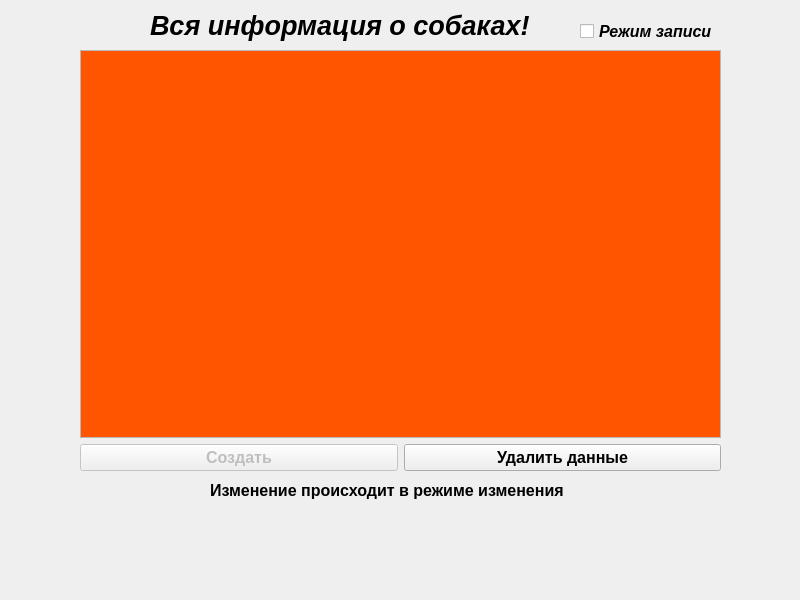
<?xml version="1.0" encoding="UTF-8"?>
<ui version="4.0">
 <class>MainWindow</class>
 <widget class="QMainWindow" name="MainWindow">
  <property name="geometry">
   <rect>
    <x>0</x>
    <y>0</y>
    <width>800</width>
    <height>600</height>
   </rect>
  </property>
  <property name="font">
   <font>
    <pointsize>12</pointsize>
    <weight>75</weight>
    <bold>true</bold>
   </font>
  </property>
  <property name="windowTitle">
   <string>MainWindow</string>
  </property>
  <widget class="QWidget" name="centralwidget">
   <widget class="QWidget" name="layoutWidget">
    <property name="geometry">
     <rect>
      <x>80</x>
      <y>50</y>
      <width>641</width>
      <height>421</height>
     </rect>
    </property>
    <layout class="QGridLayout" name="gridLayout">
     <item row="1" column="0">
      <layout class="QHBoxLayout" name="horizontalLayout">
       <item>
        <widget class="QPushButton" name="create_btn">
         <property name="enabled">
          <bool>false</bool>
         </property>
         <property name="font">
          <font>
           <pointsize>12</pointsize>
           <weight>75</weight>
           <bold>true</bold>
          </font>
         </property>
         <property name="text">
          <string>Создать</string>
         </property>
        </widget>
       </item>
       <item>
        <widget class="QPushButton" name="delete_btn">
         <property name="text">
          <string>Удалить данные</string>
         </property>
        </widget>
       </item>
      </layout>
     </item>
     <item row="0" column="0">
      <widget class="QTableView" name="tableView">
       <property name="palette">
        <palette>
         <active>
          <colorrole role="Light">
           <brush brushstyle="SolidPattern">
            <color alpha="255">
             <red>255</red>
             <green>85</green>
             <blue>0</blue>
            </color>
           </brush>
          </colorrole>
          <colorrole role="BrightText">
           <brush brushstyle="SolidPattern">
            <color alpha="255">
             <red>255</red>
             <green>85</green>
             <blue>0</blue>
            </color>
           </brush>
          </colorrole>
          <colorrole role="Base">
           <brush brushstyle="SolidPattern">
            <color alpha="255">
             <red>255</red>
             <green>85</green>
             <blue>0</blue>
            </color>
           </brush>
          </colorrole>
         </active>
         <inactive>
          <colorrole role="Light">
           <brush brushstyle="SolidPattern">
            <color alpha="255">
             <red>255</red>
             <green>85</green>
             <blue>0</blue>
            </color>
           </brush>
          </colorrole>
          <colorrole role="BrightText">
           <brush brushstyle="SolidPattern">
            <color alpha="255">
             <red>255</red>
             <green>85</green>
             <blue>0</blue>
            </color>
           </brush>
          </colorrole>
          <colorrole role="Base">
           <brush brushstyle="SolidPattern">
            <color alpha="255">
             <red>255</red>
             <green>85</green>
             <blue>0</blue>
            </color>
           </brush>
          </colorrole>
         </inactive>
         <disabled>
          <colorrole role="Light">
           <brush brushstyle="SolidPattern">
            <color alpha="255">
             <red>255</red>
             <green>85</green>
             <blue>0</blue>
            </color>
           </brush>
          </colorrole>
          <colorrole role="BrightText">
           <brush brushstyle="SolidPattern">
            <color alpha="255">
             <red>255</red>
             <green>85</green>
             <blue>0</blue>
            </color>
           </brush>
          </colorrole>
          <colorrole role="Base">
           <brush brushstyle="SolidPattern">
            <color alpha="255">
             <red>240</red>
             <green>240</green>
             <blue>240</blue>
            </color>
           </brush>
          </colorrole>
         </disabled>
        </palette>
       </property>
       <property name="font">
        <font>
         <pointsize>10</pointsize>
         <weight>75</weight>
         <bold>true</bold>
        </font>
       </property>
      </widget>
     </item>
    </layout>
   </widget>
   <widget class="QCheckBox" name="checkBox">
    <property name="geometry">
     <rect>
      <x>580</x>
      <y>20</y>
      <width>141</width>
      <height>22</height>
     </rect>
    </property>
    <property name="font">
     <font>
      <pointsize>12</pointsize>
      <weight>75</weight>
      <italic>true</italic>
      <bold>true</bold>
     </font>
    </property>
    <property name="text">
     <string>Режим записи</string>
    </property>
   </widget>
   <widget class="QLabel" name="label">
    <property name="geometry">
     <rect>
      <x>150</x>
      <y>10</y>
      <width>441</width>
      <height>31</height>
     </rect>
    </property>
    <property name="palette">
     <palette>
      <active>
       <colorrole role="Text">
        <brush brushstyle="SolidPattern">
         <color alpha="255">
          <red>0</red>
          <green>0</green>
          <blue>127</blue>
         </color>
        </brush>
       </colorrole>
       <colorrole role="PlaceholderText">
        <brush brushstyle="SolidPattern">
         <color alpha="128">
          <red>0</red>
          <green>0</green>
          <blue>127</blue>
         </color>
        </brush>
       </colorrole>
      </active>
      <inactive>
       <colorrole role="Text">
        <brush brushstyle="SolidPattern">
         <color alpha="255">
          <red>0</red>
          <green>0</green>
          <blue>127</blue>
         </color>
        </brush>
       </colorrole>
       <colorrole role="PlaceholderText">
        <brush brushstyle="SolidPattern">
         <color alpha="128">
          <red>0</red>
          <green>0</green>
          <blue>127</blue>
         </color>
        </brush>
       </colorrole>
      </inactive>
      <disabled>
       <colorrole role="Text">
        <brush brushstyle="SolidPattern">
         <color alpha="255">
          <red>120</red>
          <green>120</green>
          <blue>120</blue>
         </color>
        </brush>
       </colorrole>
       <colorrole role="PlaceholderText">
        <brush brushstyle="SolidPattern">
         <color alpha="128">
          <red>0</red>
          <green>0</green>
          <blue>0</blue>
         </color>
        </brush>
       </colorrole>
      </disabled>
     </palette>
    </property>
    <property name="font">
     <font>
      <family>MS Sans Serif</family>
      <pointsize>20</pointsize>
      <weight>75</weight>
      <italic>true</italic>
      <bold>true</bold>
     </font>
    </property>
    <property name="text">
     <string>Вся информация о собаках!</string>
    </property>
   </widget>
   <widget class="QLabel" name="label_2">
    <property name="geometry">
     <rect>
      <x>210</x>
      <y>470</y>
      <width>411</width>
      <height>41</height>
     </rect>
    </property>
    <property name="text">
     <string>Изменение происходит в режиме изменения</string>
    </property>
   </widget>
  </widget>
 </widget>
 <resources/>
 <connections/>
</ui>
